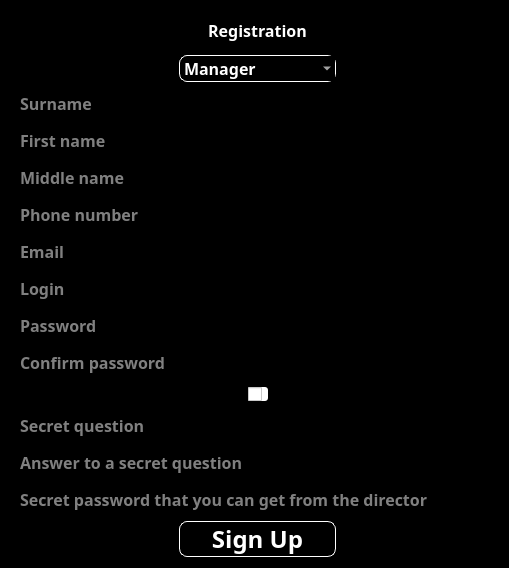
<?xml version="1.0" encoding="UTF-8"?>
<ui version="4.0">
 <class>SignUpWindow</class>
 <widget class="QDialog" name="SignUpWindow">
  <property name="geometry">
   <rect>
    <x>0</x>
    <y>0</y>
    <width>509</width>
    <height>568</height>
   </rect>
  </property>
  <property name="windowTitle">
   <string>Dialog</string>
  </property>
  <property name="styleSheet">
   <string notr="true">background-color: rgb(0, 0, 0);
color: rgb(255, 255, 255);</string>
  </property>
  <layout class="QGridLayout" name="gridLayout">
   <item row="12" column="3">
    <spacer name="horizontalSpacer_6">
     <property name="orientation">
      <enum>Qt::Horizontal</enum>
     </property>
     <property name="sizeHint" stdset="0">
      <size>
       <width>40</width>
       <height>20</height>
      </size>
     </property>
    </spacer>
   </item>
   <item row="9" column="1" colspan="3">
    <widget class="QLineEdit" name="loginLE">
     <property name="font">
      <font>
       <family>Yu Gothic UI Semibold</family>
       <pointsize>12</pointsize>
       <bold>true</bold>
      </font>
     </property>
     <property name="placeholderText">
      <string>Login</string>
     </property>
     <property name="clearButtonEnabled">
      <bool>true</bool>
     </property>
    </widget>
   </item>
   <item row="13" column="1" colspan="3">
    <widget class="QLineEdit" name="secretQuestionLE">
     <property name="font">
      <font>
       <family>Yu Gothic UI Semibold</family>
       <pointsize>12</pointsize>
       <bold>true</bold>
      </font>
     </property>
     <property name="text">
      <string/>
     </property>
     <property name="placeholderText">
      <string>Secret question</string>
     </property>
     <property name="clearButtonEnabled">
      <bool>true</bool>
     </property>
    </widget>
   </item>
   <item row="0" column="1" rowspan="2" colspan="3">
    <widget class="QLabel" name="label">
     <property name="font">
      <font>
       <family>Yu Gothic UI Semibold</family>
       <pointsize>12</pointsize>
       <bold>true</bold>
      </font>
     </property>
     <property name="text">
      <string>Registration</string>
     </property>
     <property name="alignment">
      <set>Qt::AlignCenter</set>
     </property>
    </widget>
   </item>
   <item row="14" column="1" colspan="3">
    <widget class="QLineEdit" name="answerToSecretQuestionLE">
     <property name="font">
      <font>
       <family>Yu Gothic UI Semibold</family>
       <pointsize>12</pointsize>
       <bold>true</bold>
      </font>
     </property>
     <property name="placeholderText">
      <string>Answer to a secret question</string>
     </property>
     <property name="clearButtonEnabled">
      <bool>true</bool>
     </property>
    </widget>
   </item>
   <item row="11" column="1" colspan="3">
    <widget class="QLineEdit" name="confirmPasswordLE">
     <property name="font">
      <font>
       <family>Yu Gothic UI Semibold</family>
       <pointsize>12</pointsize>
       <bold>true</bold>
      </font>
     </property>
     <property name="placeholderText">
      <string>Confirm password</string>
     </property>
     <property name="clearButtonEnabled">
      <bool>true</bool>
     </property>
    </widget>
   </item>
   <item row="10" column="1" colspan="3">
    <widget class="QLineEdit" name="passwordLE">
     <property name="font">
      <font>
       <family>Yu Gothic UI Semibold</family>
       <pointsize>12</pointsize>
       <bold>true</bold>
      </font>
     </property>
     <property name="placeholderText">
      <string>Password</string>
     </property>
     <property name="clearButtonEnabled">
      <bool>true</bool>
     </property>
    </widget>
   </item>
   <item row="2" column="2">
    <widget class="QComboBox" name="roleCB">
     <property name="font">
      <font>
       <family>Yu Gothic UI Semibold</family>
       <pointsize>12</pointsize>
       <bold>true</bold>
      </font>
     </property>
     <property name="styleSheet">
      <string notr="true">border: 0.5px solid #ffffff;
border-radius:8px;</string>
     </property>
     <item>
      <property name="text">
       <string>Manager</string>
      </property>
     </item>
     <item>
      <property name="text">
       <string>Administrator</string>
      </property>
     </item>
    </widget>
   </item>
   <item row="2" column="1">
    <spacer name="horizontalSpacer_3">
     <property name="orientation">
      <enum>Qt::Horizontal</enum>
     </property>
     <property name="sizeHint" stdset="0">
      <size>
       <width>40</width>
       <height>20</height>
      </size>
     </property>
    </spacer>
   </item>
   <item row="12" column="0" colspan="2">
    <spacer name="horizontalSpacer_5">
     <property name="orientation">
      <enum>Qt::Horizontal</enum>
     </property>
     <property name="sizeHint" stdset="0">
      <size>
       <width>40</width>
       <height>20</height>
      </size>
     </property>
    </spacer>
   </item>
   <item row="15" column="1" colspan="3">
    <widget class="QLineEdit" name="secretPasswordLE">
     <property name="font">
      <font>
       <family>Yu Gothic UI Semibold</family>
       <pointsize>12</pointsize>
       <bold>true</bold>
      </font>
     </property>
     <property name="placeholderText">
      <string>Secret password that you can get from the director</string>
     </property>
     <property name="clearButtonEnabled">
      <bool>true</bool>
     </property>
    </widget>
   </item>
   <item row="16" column="2">
    <widget class="QPushButton" name="signUpButton">
     <property name="font">
      <font>
       <family>Yu Gothic UI Semibold</family>
       <pointsize>18</pointsize>
       <bold>true</bold>
      </font>
     </property>
     <property name="styleSheet">
      <string notr="true">border: 0.5px solid #ffffff;
border-radius:8px;</string>
     </property>
     <property name="text">
      <string>Sign Up</string>
     </property>
     <property name="autoDefault">
      <bool>false</bool>
     </property>
    </widget>
   </item>
   <item row="7" column="1" colspan="3">
    <widget class="QLineEdit" name="emailLE">
     <property name="font">
      <font>
       <family>Yu Gothic UI Semibold</family>
       <pointsize>12</pointsize>
       <bold>true</bold>
      </font>
     </property>
     <property name="placeholderText">
      <string>Email</string>
     </property>
     <property name="clearButtonEnabled">
      <bool>true</bool>
     </property>
    </widget>
   </item>
   <item row="5" column="1" colspan="3">
    <widget class="QLineEdit" name="middleNameLE">
     <property name="font">
      <font>
       <family>Yu Gothic UI Semibold</family>
       <pointsize>12</pointsize>
       <bold>true</bold>
      </font>
     </property>
     <property name="placeholderText">
      <string>Middle name</string>
     </property>
     <property name="clearButtonEnabled">
      <bool>true</bool>
     </property>
    </widget>
   </item>
   <item row="6" column="1" colspan="3">
    <widget class="QLineEdit" name="phoneNumberLE">
     <property name="font">
      <font>
       <family>Yu Gothic UI Semibold</family>
       <pointsize>12</pointsize>
       <bold>true</bold>
      </font>
     </property>
     <property name="placeholderText">
      <string>Phone number</string>
     </property>
     <property name="clearButtonEnabled">
      <bool>true</bool>
     </property>
    </widget>
   </item>
   <item row="3" column="1" colspan="3">
    <widget class="QLineEdit" name="surnameLE">
     <property name="font">
      <font>
       <family>Yu Gothic UI Semibold</family>
       <pointsize>12</pointsize>
       <bold>true</bold>
      </font>
     </property>
     <property name="placeholderText">
      <string>Surname</string>
     </property>
     <property name="clearButtonEnabled">
      <bool>true</bool>
     </property>
    </widget>
   </item>
   <item row="4" column="1" colspan="3">
    <widget class="QLineEdit" name="firstNameLE">
     <property name="font">
      <font>
       <family>Yu Gothic UI Semibold</family>
       <pointsize>12</pointsize>
       <bold>true</bold>
      </font>
     </property>
     <property name="placeholderText">
      <string>First name</string>
     </property>
     <property name="clearButtonEnabled">
      <bool>true</bool>
     </property>
    </widget>
   </item>
   <item row="2" column="3">
    <spacer name="horizontalSpacer_4">
     <property name="orientation">
      <enum>Qt::Horizontal</enum>
     </property>
     <property name="sizeHint" stdset="0">
      <size>
       <width>40</width>
       <height>20</height>
      </size>
     </property>
    </spacer>
   </item>
   <item row="16" column="3">
    <spacer name="horizontalSpacer_2">
     <property name="orientation">
      <enum>Qt::Horizontal</enum>
     </property>
     <property name="sizeHint" stdset="0">
      <size>
       <width>40</width>
       <height>20</height>
      </size>
     </property>
    </spacer>
   </item>
   <item row="16" column="1">
    <spacer name="horizontalSpacer">
     <property name="orientation">
      <enum>Qt::Horizontal</enum>
     </property>
     <property name="sizeHint" stdset="0">
      <size>
       <width>40</width>
       <height>20</height>
      </size>
     </property>
    </spacer>
   </item>
   <item row="12" column="2">
    <layout class="QHBoxLayout" name="horizontalLayout_2">
     <item>
      <spacer name="horizontalSpacer_7">
       <property name="orientation">
        <enum>Qt::Horizontal</enum>
       </property>
       <property name="sizeHint" stdset="0">
        <size>
         <width>40</width>
         <height>20</height>
        </size>
       </property>
      </spacer>
     </item>
     <item>
      <widget class="QCheckBox" name="showPasswordCheckBox">
       <property name="styleSheet">
        <string notr="true">background-color: rgb(255, 255, 255);
border-radius:3px;</string>
       </property>
       <property name="text">
        <string/>
       </property>
       <property name="icon">
        <iconset resource="resource.qrc">
         <normaloff>:/new/icons/Resources/eye.png</normaloff>:/new/icons/Resources/eye.png</iconset>
       </property>
      </widget>
     </item>
     <item>
      <spacer name="horizontalSpacer_8">
       <property name="orientation">
        <enum>Qt::Horizontal</enum>
       </property>
       <property name="sizeHint" stdset="0">
        <size>
         <width>40</width>
         <height>20</height>
        </size>
       </property>
      </spacer>
     </item>
    </layout>
   </item>
  </layout>
 </widget>
 <resources>
  <include location="resource.qrc"/>
 </resources>
 <connections/>
</ui>
